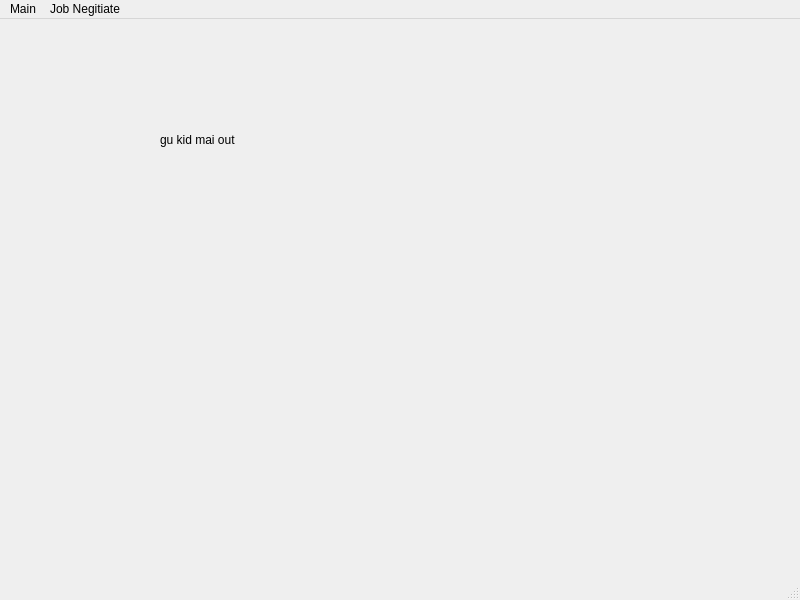
<?xml version="1.0" encoding="UTF-8"?>
<ui version="4.0">
 <class>MainWindow</class>
 <widget class="QMainWindow" name="MainWindow">
  <property name="geometry">
   <rect>
    <x>0</x>
    <y>0</y>
    <width>800</width>
    <height>600</height>
   </rect>
  </property>
  <property name="windowTitle">
   <string>MainWindow</string>
  </property>
  <widget class="QWidget" name="centralwidget">
   <widget class="QLabel" name="label">
    <property name="geometry">
     <rect>
      <x>160</x>
      <y>100</y>
      <width>331</width>
      <height>41</height>
     </rect>
    </property>
    <property name="text">
     <string>gu kid mai out</string>
    </property>
   </widget>
  </widget>
  <widget class="QMenuBar" name="menubar">
   <property name="geometry">
    <rect>
     <x>0</x>
     <y>0</y>
     <width>800</width>
     <height>21</height>
    </rect>
   </property>
   <widget class="QMenu" name="menuMain">
    <property name="title">
     <string>Main</string>
    </property>
    <addaction name="separator"/>
    <addaction name="actionLog_Out"/>
    <addaction name="separator"/>
    <addaction name="actionEdit_Profile"/>
    <addaction name="actionView_Profile"/>
    <addaction name="separator"/>
   </widget>
   <widget class="QMenu" name="menuJob_Negitiate">
    <property name="title">
     <string>Job Negitiate</string>
    </property>
    <addaction name="actionView"/>
    <addaction name="actionView_Recived_Job_Offer"/>
   </widget>
   <addaction name="menuMain"/>
   <addaction name="menuJob_Negitiate"/>
  </widget>
  <widget class="QStatusBar" name="statusbar"/>
  <action name="actionLog_Out">
   <property name="text">
    <string>Log Out</string>
   </property>
  </action>
  <action name="actionEdit_Profile">
   <property name="text">
    <string>Edit Profile</string>
   </property>
  </action>
  <action name="actionView_Profile">
   <property name="text">
    <string>View Profile</string>
   </property>
  </action>
  <action name="actionView">
   <property name="text">
    <string>View Posted Jobs</string>
   </property>
  </action>
  <action name="actionView_Recived_Job_Offer">
   <property name="text">
    <string>View Recived Job Offer</string>
   </property>
  </action>
 </widget>
 <resources/>
 <connections/>
</ui>
